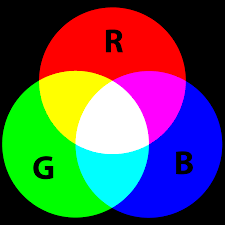
#> input picture images/color.png, 225 x 225 px
$ python -i Q1.py   (imports and definitions only)
#> lines starting #> are read from the running program, lines starting #| are printed output that depends on the picture
import cv2
#import numpy as np
import matplotlib.pyplot as plt

#Q1-1 show dog image


def showImg():
    dog_img = cv2.imread('images/dog.bmp')

    height, width, channels = dog_img.shape

    print('Height: %d' % height)
    print('Width: %d' % width)

    plt.imshow(cv2.cvtColor(dog_img, cv2.COLOR_BGR2RGB))
    plt.show()

def convertColor():
    color_img = cv2.imread('images/color.png')
#> color_img is the input picture: shape (225, 225, 3); mean B, G, R 83.9, 84, 84
    b,g,r = cv2.split(color_img)
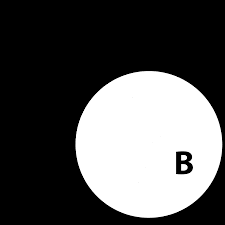
#> b: shape (225, 225); min 0, max 255, mean 83.9
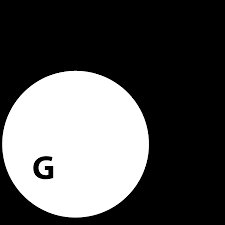
#> g: shape (225, 225); min 0, max 255, mean 84
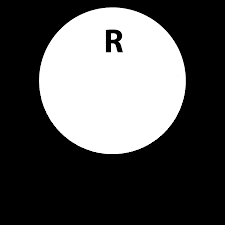
#> r: shape (225, 225); min 0, max 255, mean 84
    color_convert = cv2.merge([g, r, b])
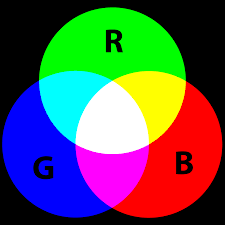
#> color_convert: shape (225, 225, 3); mean of channels 0, 1, 2 84, 84, 83.9; drawn as B, G, R

    plt.subplot(1, 2, 1)
    plt.imshow(cv2.cvtColor(color_img, cv2.COLOR_BGR2RGB))

    plt.subplot(1, 2, 2)
    plt.imshow(cv2.cvtColor(color_convert, cv2.COLOR_BGR2RGB))
    plt.show()
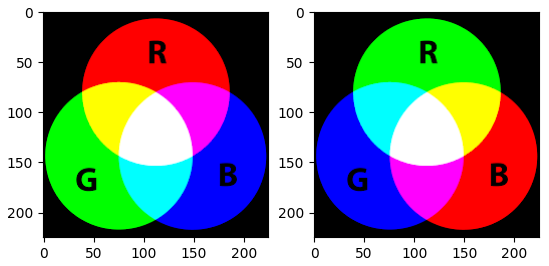
#> figure drawn by matplotlib, 2 panels
    cv2.waitKey(0)
    cv2.destroyAllWindows()

def flip():
    dog_img = cv2.imread('images/dog.bmp')
    flipHorizontal = cv2.flip(dog_img, 1)

    plt.imshow(cv2.cvtColor(flipHorizontal, cv2.COLOR_BGR2RGB))
    plt.show()

>>> result = convertColor()

$ run again, with images/OriginalPerspective.png copied over images/color.png
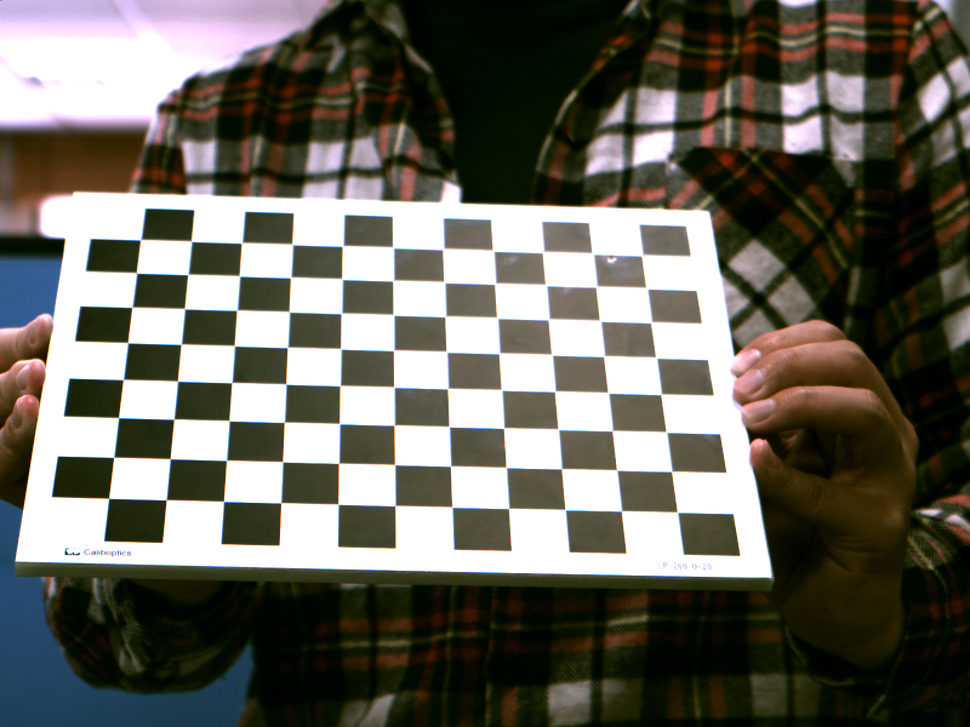
#> input picture images/OriginalPerspective.png, 970 x 727 px, shrunk from 1600 x 1200 before the run
#> in convertColor, color_img is the input picture: shape (727, 970, 3); mean B, G, R 92.1, 101.8, 103.8
#> in convertColor, `color_convert = cv2.merge([g, r, b])`:
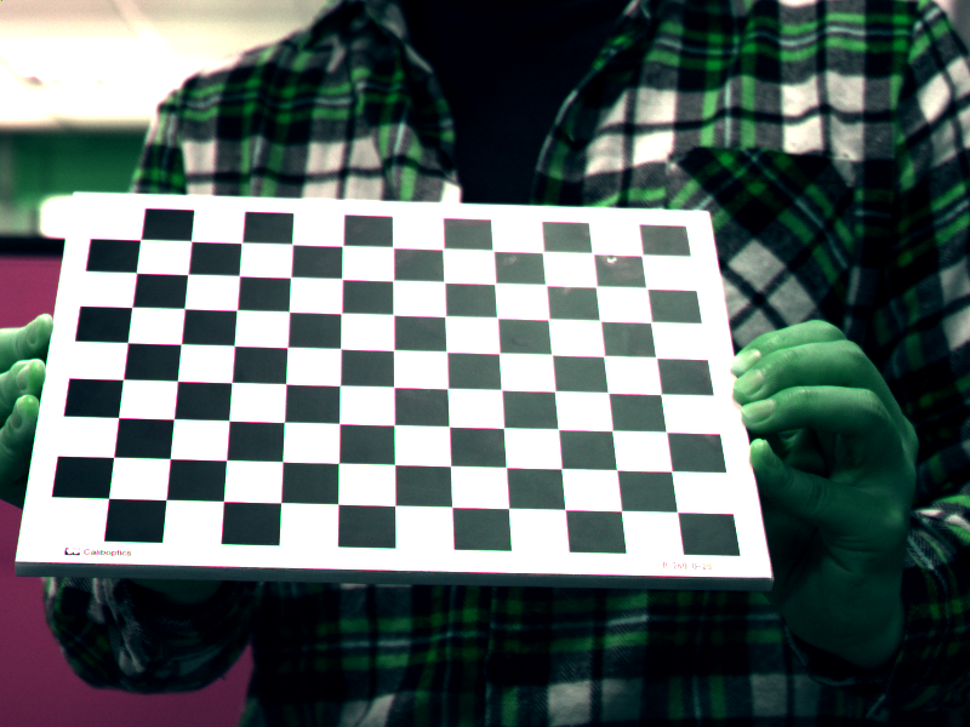
#> color_convert: shape (727, 970, 3); mean of channels 0, 1, 2 101.8, 103.8, 92.1; drawn as B, G, R
#> in convertColor, `plt.show()`:
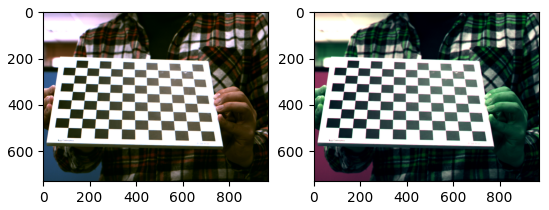
#> figure drawn by matplotlib, 2 panels
